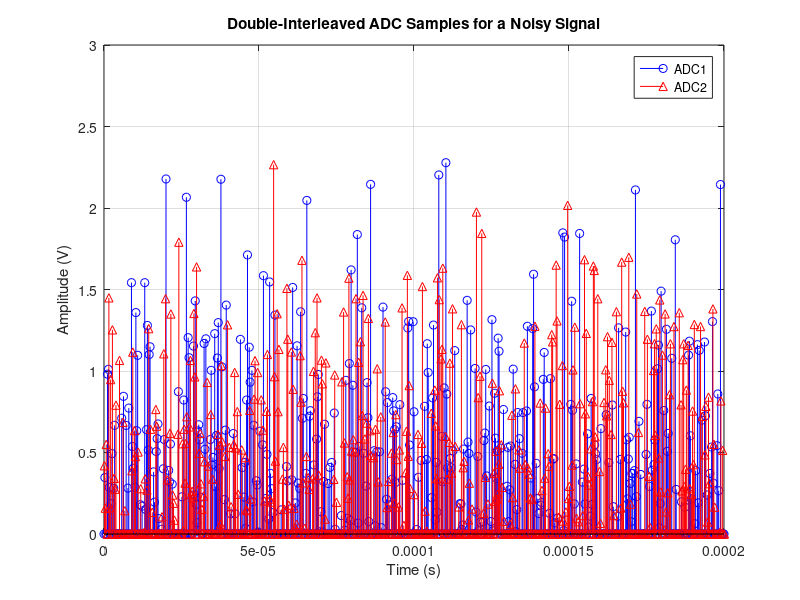

Recreate this plot in MATLAB.
% STM32H723ZG ADC Simulation for HP141T Spectrum Analyzer
% Simulates 2x16-bit ADCs in double-interleaved mode (7.2 MSPS) sampling
% the vertical output signal (10 kHz, -0.8V to 0V, level-shifted to 0.8V to 1.6V).

% Step 1: Define the vertical output analog signal
f = 10000;              % Signal frequency (Hz)
A = 0.4;                % Amplitude (V, for 0.8V peak-to-peak)
B = 0.4;                % DC offset (V, level-shifted to 0.8V to 1.6V)
Fs = 14400000;          % Signal generation sampling frequency (Hz, oversampled)
T = 1/Fs;               % Signal sampling period (s)
L = 10000;              % Number of samples (for ~1ms duration)
t = (0:L-1)*T;          % Time vector (s)
Vy = A*sin(2*pi*f*t) + B; % Vertical output sine wave (V)
Vy = 0.001*randn(size(Vy)); % Add Gaussian noise (1mV RMS)

% Characterize the STM32H723ZG ADC
res = 16;               % ADC resolution (16-bit)
Vref = 3.3;             % ADC reference voltage (V, unipolar: 0 to Vref)
Fs_adc = 7000000;       % ADC sampling frequency (Hz, double-interleaved mode)
T_adc = 1/Fs_adc;       % ADC sampling period (s)
qLevels = 2^res;        % Number of quantization levels
qStep = Vref/(qLevels-1); % Quantization step size (V)

% Sample the vertical output signal
numSamples = 0:T_adc:max(t); % ADC sampling time points
sampledSig = A*sin(2*pi*f*numSamples) + B; % Sampled signal
sampledSig = 0.81*randn(size(sampledSig)); % Add noise

% Quantize the sampled signal
% Clip signal to ADC input range [0, Vref]
sampledSig = max(min(sampledSig, Vref), 0);
qSig = round(sampledSig / qStep) * qStep; % Quantized signal

% Simulate double-interleaved mode
% Split samples between ADC1 and ADC2 (alternating)
adc1_samples = qSig(1:2:end); % ADC1 samples (odd indices)
adc2_samples = qSig(2:2:end); % ADC2 samples (even indices)
adc1_times = numSamples(1:2:end);
adc2_times = numSamples(2:2:end);

% Encode quantized signal to binary (16-bit unsigned)
digitalSig = zeros(length(qSig), res); % Binary matrix
for i = 1:length(qSig)
    code = round(qSig(i) / qStep);
    digitalSig(i, :) = bitget(code, 1:res);
end

% Plot analog, sampled, quantized, and interleaved signals
figure;
% Analog signal
%subplot(4,1,1);
%plot(t, Vy, 'k', 'LineWidth', 1.5);
%title('Analog Vertical Output Signal from the Signal Conditioning Subsystem');
%xlabel('Time (s)'); ylabel('Amplitude (V)');
%grid on; xlim([0, 2/f]); % Show two periods

% Sampled signal
%subplot(4,1,2);
%stem(numSamples, sampledSig, 'r', 'Marker', 'o');
%title('Sampled Vertical Output Signal (7.2 MSPS)');
%xlabel('Time (s)'); ylabel('Amplitude (V)');
%grid on; xlim([0, 2/f]);

% Quantized signal
%subplot(4,1,3);
%stairs(numSamples, qSig, 'b', 'LineWidth', 1.5);
%title('Quantized Vertical Output Signal');
%xlabel('Time (s)'); ylabel('Amplitude (V)');
%grid on; xlim([0, 2/f]);

% Interleaved ADC samples
%plot(4,1,4);
stem(adc1_times, adc1_samples, 'b', 'Marker', 'o', 'DisplayName', 'ADC1');
hold on;
stem(adc2_times, adc2_samples, 'r', 'Marker', '^', 'DisplayName', 'ADC2');
title('Double-Interleaved ADC Samples for a Noisy Signal');
xlabel('Time (s)'); ylabel('Amplitude (V)');
legend('show'); grid on; xlim([0, 2/f]);

% Adjust figure properties
%sgtitle('STM32H723ZG ADC Simulation for HP141T Vertical Output');
%set(gcf, 'Position', [90, 90, 790, 790]);

% Step 8: Calculate SNR
quantizationError = qSig - sampledSig;
SNR = 10*log10(var(sampledSig)/var(quantizationError));
fprintf('SNR: %.2f dB\n', SNR);